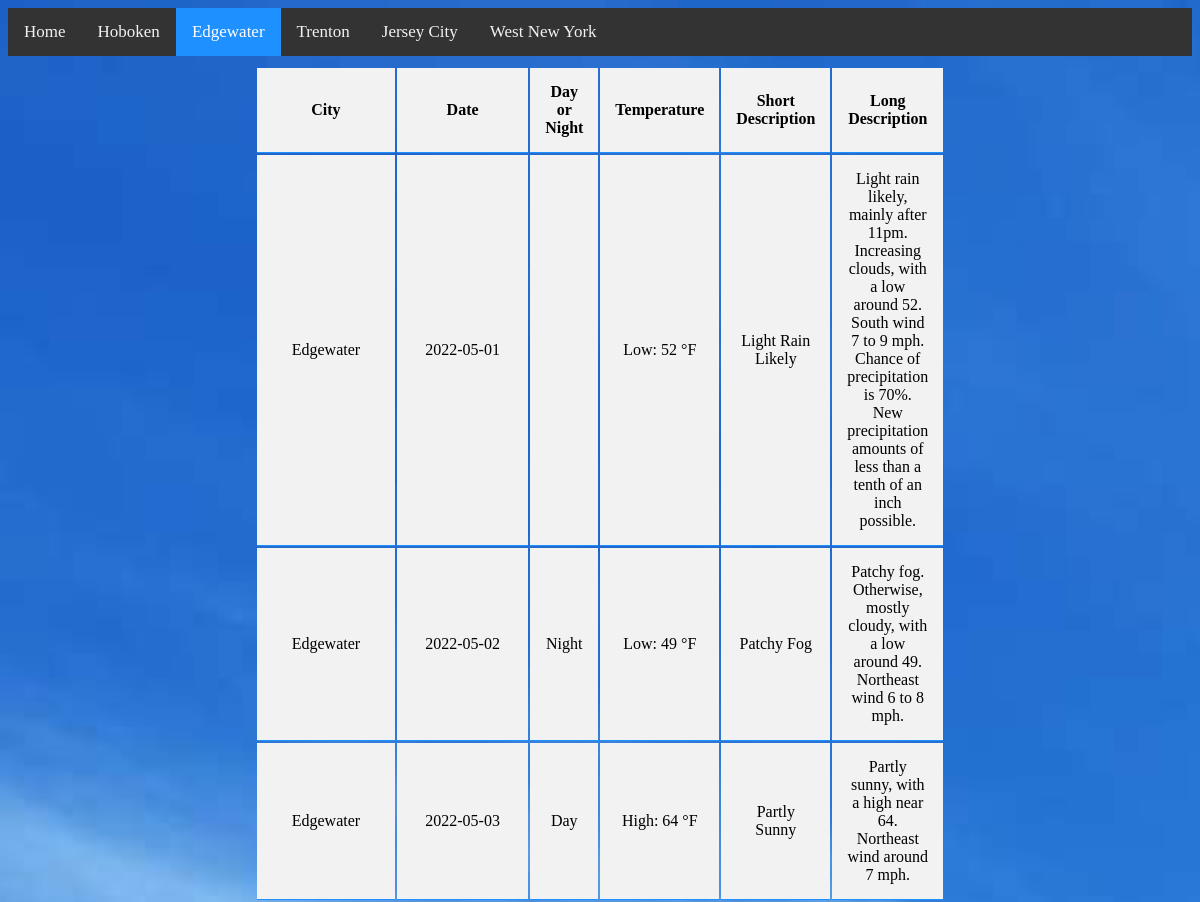
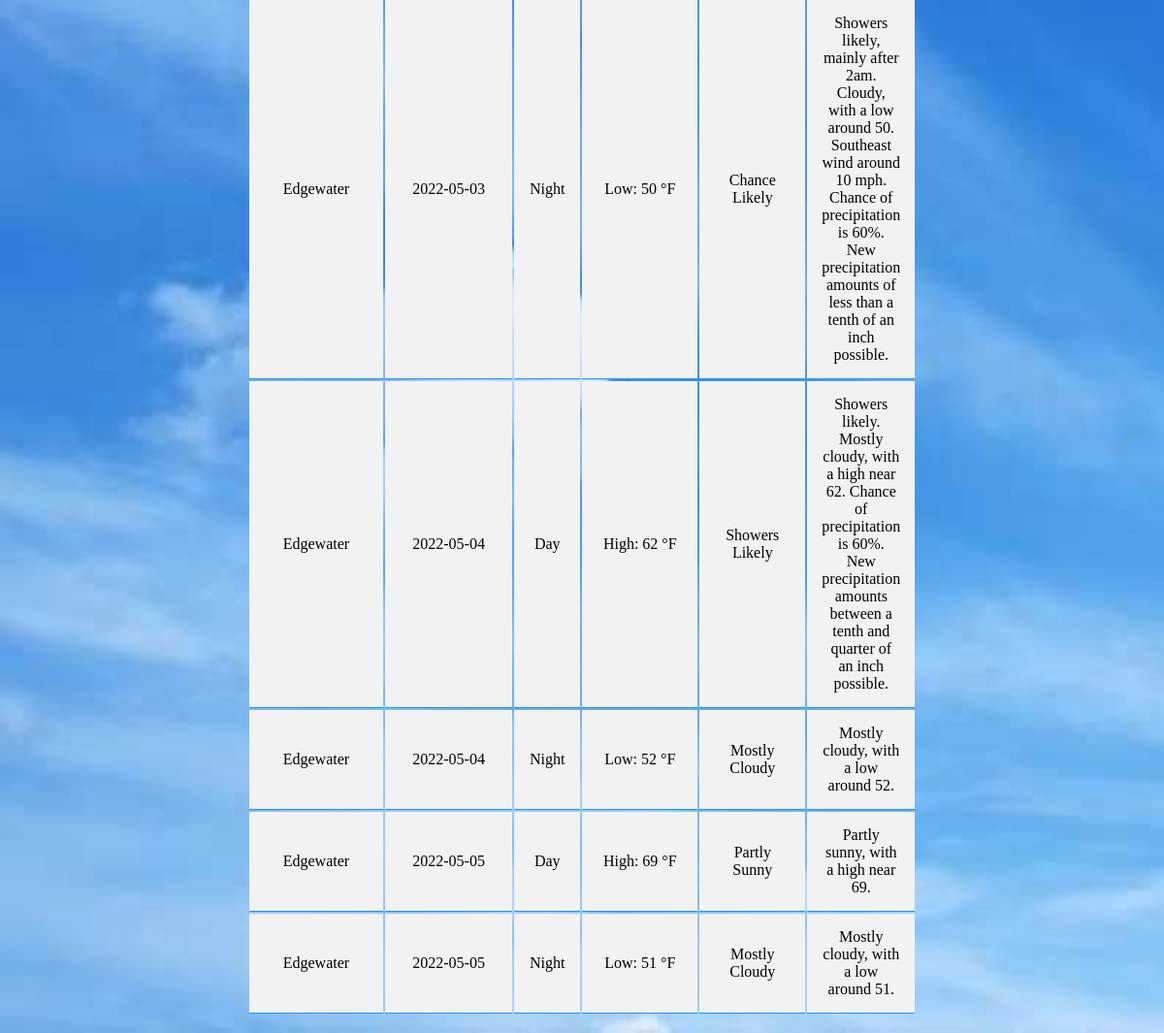
The app's page /edgewater.php with its own data (2 pictures, top to bottom).
### tables this page shows
CREATE TABLE `weather_report` (
  `id` int NOT NULL AUTO_INCREMENT,
  `city_name` varchar(255) NOT NULL,
  `date_recorded` date NOT NULL,
  `day_night` varchar(255) DEFAULT NULL,
  `temp` varchar(255) NOT NULL,
  `short_desc` varchar(255) NOT NULL,
  `long_desc` varchar(255) NOT NULL,
  PRIMARY KEY (`id`)
);

### edgewater.php (the view, shortened to what this page needs)
<?php
    require("conn.php");
?>
<html>
    <head>
    </head>
    <body>
        <div class="topnav">
                <a  href="index.php">Home</a>
                <a  href="hoboken.php">Hoboken</a>
                <a  class="active" href="edgewater.php">Edgewater</a>
                <a  href="trenton.php">Trenton</a>
                <a  href="jc.php">Jersey City</a>
                <a  href="wny.php">West New York</a>
        </div>
        <?php
            $query = "SELECT * FROM weather_report WHERE city_name='Edgewater'";
            $result = mysqli_query($conn, $query);
            if(mysqli_num_rows($result)>0){
                echo "<table class='display_table'>";
                echo "<td width='120px'><b>City</b></td>";
                echo "<td width='120px'><b>Date</b></td>";
                echo "<td><b>Day or Night</b></td>";
                echo "<td><b>Temperature</b></td>";
                echo "<td><b>Short Description</b></td>";
                echo "<td><b>Long Description</b></td>";
                while($row = mysqli_fetch_array($result)){
                    echo "<tr>";
                    echo "<td>" . $row["city_name"] . "</td>" ;
                    echo "<td>" . $row["date_recorded"] . "</td>";
                    echo "<td>" . $row["day_night"] . "</td>";
                    echo "<td>" . $row["temp"] ."</td>";
                    echo "<td>" . $row["short_desc"] . "</td>";
                    echo "<td>" . $row["long_desc"] . "</td>";
                    echo "</tr>";
                }
                echo "</table>";
            }
        ?>
    </body>
</html>

### edgewater.php (style rules this page uses)
body { background-image: url(weather_bg.jpg); background-size: cover; }
.topnav { background-color: #333; overflow: hidden; }
.topnav a { float: left; color: #f2f2f2; text-align: center; padding: 14px 16px; text-decoration: none; font-size: 17px; }
.topnav a.active { background-color: #1E90FF; color: white; }
.display_table { margin: auto; width: 60%; padding: 10px; }
th, td { padding: 15px; text-align: center; border-bottom: 1px solid #1E90FF; }
tr { background-color: #f2f2f2; }

### records on screen
weather_report: city_name "Edgewater", date_recorded "2022-05-01", temp "Low: 52 °F", short_desc "Light Rain Likely", long_desc "Light rain likely, mainly after 11pm. Increasing clouds, with a low around 52. South wind 7 to 9 mph. Chance of precipitation is 70%. New precipitation amounts of less than a tenth of an inch possible."
weather_report: city_name "Edgewater", date_recorded "2022-05-02", day_night "Night", temp "Low: 49 °F", short_desc "Patchy Fog", long_desc "Patchy fog. Otherwise, mostly cloudy, with a low around 49. Northeast wind 6 to 8 mph."
weather_report: city_name "Edgewater", date_recorded "2022-05-03", day_night "Day", temp "High: 64 °F", short_desc "Partly Sunny", long_desc "Partly sunny, with a high near 64. Northeast wind around 7 mph."
weather_report: city_name "Edgewater", date_recorded "2022-05-03", day_night "Night", temp "Low: 50 °F", short_desc "Chance Likely", long_desc "Showers likely, mainly after 2am. Cloudy, with a low around 50. Southeast wind around 10 mph. Chance of precipitation is 60%. New precipitation amounts of less than a tenth of an inch possible."
weather_report: city_name "Edgewater", date_recorded "2022-05-04", day_night "Day", temp "High: 62 °F", short_desc "Showers Likely", long_desc "Showers likely. Mostly cloudy, with a high near 62. Chance of precipitation is 60%. New precipitation amounts between a tenth and quarter of an inch possible."
weather_report: city_name "Edgewater", date_recorded "2022-05-04", day_night "Night", temp "Low: 52 °F", short_desc "Mostly Cloudy", long_desc "Mostly cloudy, with a low around 52."
weather_report: city_name "Edgewater", date_recorded "2022-05-05", day_night "Day", temp "High: 69 °F", short_desc "Partly Sunny", long_desc "Partly sunny, with a high near 69."
weather_report: city_name "Edgewater", date_recorded "2022-05-05", day_night "Night", temp "Low: 51 °F", short_desc "Mostly Cloudy", long_desc "Mostly cloudy, with a low around 51."
